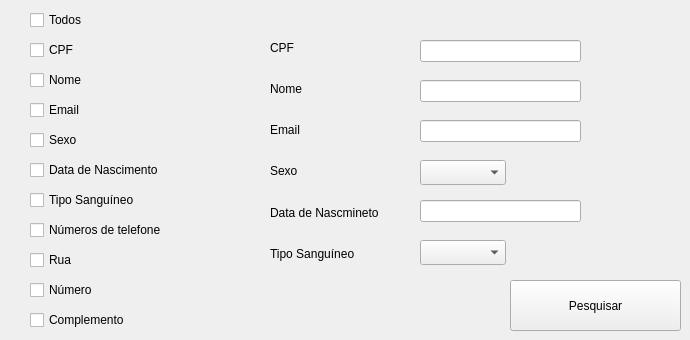
      <widget class="QWidget" name="tr_sales_tab_2">
       <attribute name="title">
        <string>Pesquisar</string>
       </attribute>
       <widget class="QCheckBox" name="checkbox_tiposanguineo_doador">
        <property name="geometry">
         <rect>
          <x>30</x>
          <y>190</y>
          <width>121</width>
          <height>20</height>
         </rect>
        </property>
        <property name="text">
         <string>Tipo Sanguíneo</string>
        </property>
       </widget>
       <widget class="QCheckBox" name="checkbox_data_doador">
        <property name="geometry">
         <rect>
          <x>30</x>
          <y>160</y>
          <width>151</width>
          <height>20</height>
         </rect>
        </property>
        <property name="text">
         <string>Data de Nascimento</string>
        </property>
       </widget>
       <widget class="QLineEdit" name="pesquisa_nome_doador">
        <property name="geometry">
         <rect>
          <x>420</x>
          <y>80</y>
          <width>161</width>
          <height>22</height>
         </rect>
        </property>
       </widget>
       <widget class="QCheckBox" name="checkbox_nome_doador">
        <property name="geometry">
         <rect>
          <x>30</x>
          <y>70</y>
          <width>81</width>
          <height>20</height>
         </rect>
        </property>
        <property name="text">
         <string>Nome</string>
        </property>
       </widget>
       <widget class="QCheckBox" name="checkbox_rua_doador">
        <property name="geometry">
         <rect>
          <x>30</x>
          <y>250</y>
          <width>81</width>
          <height>20</height>
         </rect>
        </property>
        <property name="text">
         <string>Rua</string>
        </property>
       </widget>
       <widget class="QLineEdit" name="pesquisa_cpf_doador">
        <property name="geometry">
         <rect>
          <x>420</x>
          <y>40</y>
          <width>161</width>
          <height>22</height>
         </rect>
        </property>
       </widget>
       <widget class="QCheckBox" name="checkbox_numero_doador">
        <property name="geometry">
         <rect>
          <x>30</x>
          <y>280</y>
          <width>81</width>
          <height>20</height>
         </rect>
        </property>
        <property name="text">
         <string>Número</string>
        </property>
       </widget>
       <widget class="QLineEdit" name="pesquisa_data_doador">
        <property name="geometry">
         <rect>
          <x>420</x>
          <y>200</y>
          <width>161</width>
          <height>22</height>
         </rect>
        </property>
       </widget>
       <widget class="QCheckBox" name="checkbox_cpf_doador">
        <property name="geometry">
         <rect>
          <x>30</x>
          <y>40</y>
          <width>81</width>
          <height>20</height>
         </rect>
        </property>
        <property name="text">
         <string>CPF</string>
        </property>
       </widget>
       <widget class="QPushButton" name="botao_pesquisar_doador">
        <property name="geometry">
         <rect>
          <x>510</x>
          <y>280</y>
          <width>171</width>
          <height>51</height>
         </rect>
        </property>
        <property name="text">
         <string>Pesquisar</string>
        </property>
       </widget>
       <widget class="QLineEdit" name="pesquisa_email_doador">
        <property name="geometry">
         <rect>
          <x>420</x>
          <y>120</y>
          <width>161</width>
          <height>22</height>
         </rect>
        </property>
       </widget>
       <widget class="QCheckBox" name="checkbox_complemento_doador">
        <property name="geometry">
         <rect>
          <x>30</x>
          <y>310</y>
          <width>111</width>
          <height>20</height>
         </rect>
        </property>
        <property name="text">
         <string>Complemento</string>
        </property>
       </widget>
       <widget class="QCheckBox" name="checkbox_sexo_doador">
        <property name="geometry">
         <rect>
          <x>30</x>
          <y>130</y>
          <width>81</width>
          <height>20</height>
         </rect>
        </property>
        <property name="text">
         <string>Sexo</string>
        </property>
       </widget>
       <widget class="QCheckBox" name="checkbox_email_doador">
        <property name="geometry">
         <rect>
          <x>30</x>
          <y>100</y>
          <width>81</width>
          <height>20</height>
         </rect>
        </property>
        <property name="text">
         <string>Email</string>
        </property>
       </widget>
       <widget class="QCheckBox" name="checkbox_telefone_doador">
        <property name="geometry">
         <rect>
          <x>30</x>
          <y>220</y>
          <width>151</width>
          <height>20</height>
         </rect>
        </property>
        <property name="text">
         <string>Números de telefone</string>
        </property>
       </widget>
       <widget class="QComboBox" name="pesquisa_box_tiposanguineo_doador">
        <property name="geometry">
         <rect>
          <x>420</x>
          <y>240</y>
          <width>86</width>
          <height>25</height>
         </rect>
        </property>
        <item>
         <property name="text">
          <string/>
         </property>
        </item>
        <item>
         <property name="text">
          <string>A-</string>
         </property>
        </item>
        <item>
         <property name="text">
          <string>A+</string>
         </property>
        </item>
        <item>
         <property name="text">
          <string>B-</string>
         </property>
        </item>
        <item>
         <property name="text">
          <string>B+</string>
         </property>
        </item>
        <item>
         <property name="text">
          <string>AB-</string>
         </property>
        </item>
        <item>
         <property name="text">
          <string>AB+</string>
         </property>
        </item>
        <item>
         <property name="text">
          <string>O-</string>
         </property>
        </item>
        <item>
         <property name="text">
          <string>O+</string>
         </property>
        </item>
       </widget>
       <widget class="QComboBox" name="pesquisa_box_sexo_doador">
        <property name="geometry">
         <rect>
          <x>420</x>
          <y>160</y>
          <width>86</width>
          <height>25</height>
         </rect>
        </property>
        <item>
         <property name="text">
          <string/>
         </property>
        </item>
        <item>
         <property name="text">
          <string>M</string>
         </property>
        </item>
        <item>
         <property name="text">
          <string>F</string>
         </property>
        </item>
       </widget>
       <widget class="QCheckBox" name="checkbox_todos_doador">
        <property name="geometry">
         <rect>
          <x>30</x>
          <y>10</y>
          <width>81</width>
          <height>20</height>
         </rect>
        </property>
        <property name="text">
         <string>Todos</string>
        </property>
       </widget>
       <widget class="QWidget" name="layoutWidget">
        <property name="geometry">
         <rect>
          <x>270</x>
          <y>30</y>
          <width>125</width>
          <height>241</height>
         </rect>
        </property>
        <layout class="QVBoxLayout" name="verticalLayout">
         <item>
          <widget class="QLabel" name="label_clients_name_17">
           <property name="text">
            <string>CPF</string>
           </property>
          </widget>
         </item>
         <item>
          <widget class="QLabel" name="label_clients_name_15">
           <property name="text">
            <string>Nome</string>
           </property>
          </widget>
         </item>
         <item>
          <widget class="QLabel" name="label_clients_name_16">
           <property name="text">
            <string>Email</string>
           </property>
          </widget>
         </item>
         <item>
          <widget class="QLabel" name="label_clients_name_19">
           <property name="text">
            <string>Sexo</string>
           </property>
          </widget>
         </item>
         <item>
          <widget class="QLabel" name="label_clients_name_18">
           <property name="text">
            <string>Data de Nascmineto</string>
           </property>
          </widget>
         </item>
         <item>
          <widget class="QLabel" name="label_clients_name_26">
           <property name="text">
            <string>Tipo Sanguíneo</string>
           </property>
          </widget>
         </item>
        </layout>
       </widget>
      </widget>
